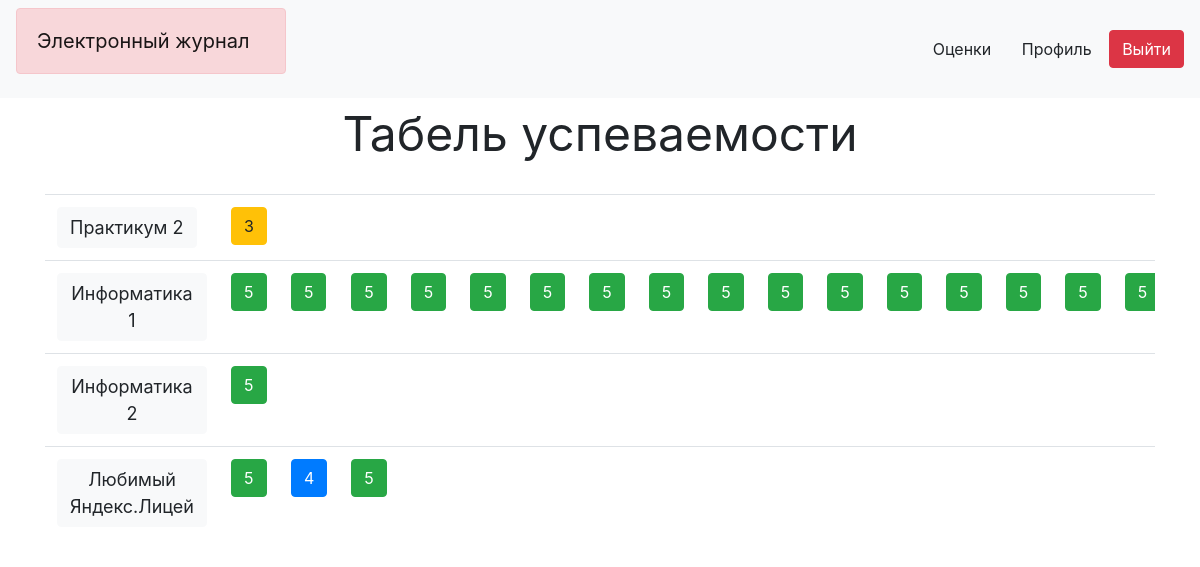
Page /marks (signed in) on the committed database.
### data/__all_models.py (models this page shows)
class GroupOfMarks(SqlAlchemyBase):
    __tablename__ = 'group_of_marks'
    id = Column(Integer, primary_key=True, autoincrement=True)
    user_id = Column(Integer, ForeignKey('user.id'))
    classroom_id = Column(Integer, ForeignKey('classroom.id'))
    user = orm.relation('User')
    total = Column(Integer, nullable=True, default=0)
    name = Column(String, nullable=True)
    classroom = orm.relation('Classroom')
    marks = orm.relation('Marks', back_populates='group_of_marks')

class Classroom(SqlAlchemyBase):
    __tablename__ = 'classroom'
    id = Column(Integer, primary_key=True, autoincrement=True)
    code = Column(String, nullable=True)
    name = Column(String, nullable=True)
    created_date = Column(DateTime, default=datetime.datetime.now)
    users = orm.relationship('User', secondary='link')
    group_of_marks = orm.relationship('GroupOfMarks', back_populates='classroom', lazy='subquery')

class Marks(SqlAlchemyBase):
    __tablename__ = 'marks'
    group_of_marks_id = Column(Integer, ForeignKey('group_of_marks.id'))
    id = Column(Integer, primary_key=True, autoincrement=True)
    mark = Column(Integer, nullable=True)
    group_of_marks = orm.relation('GroupOfMarks')
    comment = Column(String, default='', nullable=True)
    date = Column(String, default='.'.join([str(0) * (2 - len(str(i))) + str(i) for i in datetime.datetime.now().timetuple()[1:3][::-1]]))

### slider.py (the view)
@app.route('/marks')
def marks():
    if current_user.is_teacher:
        for i in current_user.classrooms:
            return redirect("/marks/" + i.code)
    mx = 0
    for i in current_user.group_of_marks:
        mx = max(mx, len(i.marks))
    return render_template('marks.html', mx=mx, title='Табель успеваемости')

### data/db_session.py (called while the page is built)
def create_session() -> Session:
    global __factory
    return __factory()

### slider.py (called while the page is built)
@login_manager.user_loader
def load_user(user_id):
    session = db_session.create_session()
    return session.query(User).get(user_id)

### templates/marks.html (shortened to what this page needs)
{% extends "base.html" %}
{% block content %}
<div align="center"> <font size=7> Табель успеваемости </font></div><br>
<div align="center" class="table-responsive">
    <table class="table">
        {% for group in current_user.group_of_marks %}
            <tr>
                <th><button type="button" class="btn btn-light" data-container="body" data-toggle="popover" data-placement="right" title="Код класса" data-content="{{group.classroom.code}}"><font size=4>{{group.classroom.name}}</font></button></th>
                {% for mark in group.marks %}
                    <th>
                        <button type="button" class="{{ "btn btn-danger" if mark.mark == 2 else "btn btn-warning" if mark.mark == 3 else "btn btn-primary" if mark.mark == 4 else "btn btn-success" }}" data-toggle="popover" title={{mark.date}} data-content="{{mark.comment}}">{{mark.mark}}</button>
                    </th>
                {% if loop.last %}
                    {% for i in range(mx - loop.index) %}
                        <th></th>
                    {% endfor %}
                {% endif %}
                {% endfor %}
            </tr>
        {% endfor %}
    </table>
</div>
{% endblock %}

### templates/base.html (shortened to what this page needs)
<!doctype html>
<html lang="en">
<head>
    <link rel="stylesheet"
          href="https://stackpath.bootstrapcdn.com/bootstrap/4.4.1/css/bootstrap.min.css"
>
</head>
<body>
<header>
    <div class="navbar navbar-light bg-light">
        <div class="alert alert-danger" role="alert">
            <a class="navbar-brand" href="{{ url_for('index') }}">Электронный журнал</a></div>
         <div align="right"> <a type="button" class="btn btn-light" href="{{ url_for('marks') }}" >Оценки</a>
        <a type="button" class="btn btn-light" href="{{ url_for('profile') }}" >Профиль</a>
             <a type="button" class="btn btn-danger" href="{{ url_for('logout') }}" >Выйти</a>
         </div></div>
</header>
<main role="main" class="container">
    {% block content %}{% endblock %}
</main>
</body>
</html>

### rows in the picture
GroupOfMarks: classroom.name "Практикум 2"
Marks: mark "3"
GroupOfMarks: classroom.name "Информатика 1"
Marks: mark "5"
Marks: mark "5"
Marks: mark "5"
Marks: mark "5"
Marks: mark "5"
Marks: mark "5"
Marks: mark "5"
Marks: mark "5"
Marks: mark "5"
Marks: mark "5"
Marks: mark "5"
Marks: mark "5"
Marks: mark "5"
Marks: mark "5"
Marks: mark "5"
Marks: mark "5"
GroupOfMarks: classroom.name "Информатика 2"
Marks: mark "5"
GroupOfMarks: classroom.name "Любимый Яндекс.Лицей"
Marks: mark "5"
Marks: mark "4"
Marks: mark "5"
